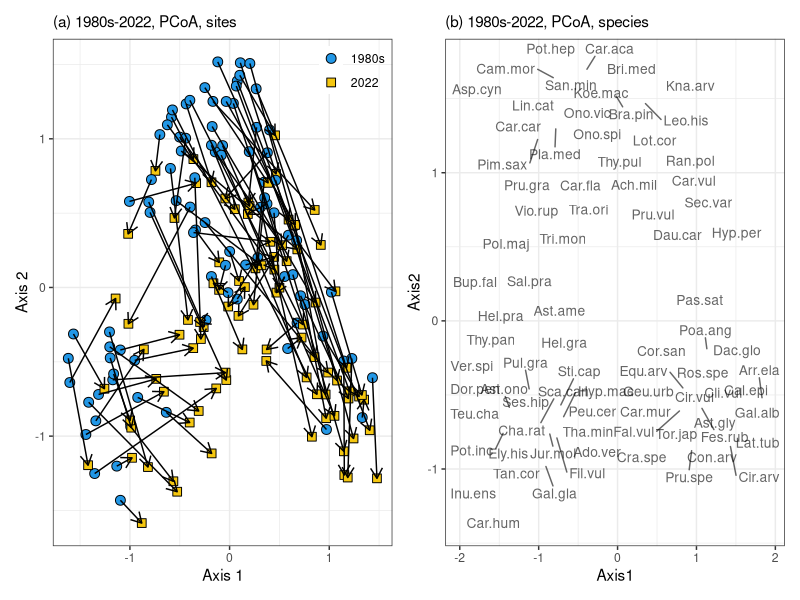

Write R code to recreate this figure. (Note: a time limit stopped this script after it produced the figure.)
#' Supplementary code to the article:
#' Klinkovska K, Sperandii MG, Trávníček B, Chytrý M (2023). 
#' Significant decline in habitat specialists in semi-dry grasslands over four decades. 
#' Biodiversity and Conservation.
#' 
#' author Klara Klinkovska, klinkovska.klara@gmail.com
#' R version 4.3.0

library(patchwork) # version 1.1.2
library(vegan) # version 2.6-4
library(ggrepel) # version 0.9.3
library(corrplot) # version 0.92
library(tidyverse) # version 2.0.0
#' dplyr v. 1.1.2
#' ggplot2 v. 3.4.2
#' readr v. 2.1.4
#' stringr v. 1.5.0
#' tibble v. 3.2.1

# species data + square-root transformation
spe <- read_csv("data/Klinkovska_et_al_basiphilous_grasslands_S_Moravia_species.csv") %>% 
  select(-Releve_number) %>% 
  sqrt()

# species characteristics
spe.traits <- read_csv("data/Klinkovska_et_al_basiphilous_grasslands_S_Moravia_species_data.csv") %>% 
  mutate(across(c(starts_with("Ellenberg"), starts_with("dist")), ~as.numeric(.)))

# header data 
head <- read_csv("data/Klinkovska_et_al_basiphilous_grasslands_S_Moravia_head.csv")  

# unconstrained ordination ------------------------------------------------

pcoa <- capscale(spe ~ 1, distance = "bray", sqrt.dist = T)

head.ord <- bind_cols(head, as_tibble(scores(pcoa)$sites))

# ordination plot -----------------------------------------------------------

plot1 <- head.ord %>%
  ggplot(aes(MDS1, MDS2)) +
  geom_point(aes(fill = as.factor(Rs_observ),
                 shape = as.factor(Rs_observ)),
             size = 3) +
  scale_shape_manual(values = 21:22, 
                     labels=c("1980s", "2022")) +
  scale_fill_manual(values = c(4, 7), labels=c("1980s", "2022"))+
  theme_bw() +
  theme(legend.position = c(1,1),
        legend.justification = c(1,1), 
        legend.title = element_blank(), 
        legend.background = element_blank(), 
        plot.title = element_text(size = 11))+
  geom_path(aes(MDS1, MDS2, group=Rs_plot), arrow = arrow(length=unit(0.3, "cm"))) +
  ggtitle("(a) 1980s-2022, PCoA, sites")+
  labs(x="Axis 1", y="Axis 2")

# ordinations with species unconstrained ----------------------------------

# scores for species
spe.fit.pcoa <- envfit(pcoa, spe[colSums(spe!=0)>5]) 

spe.pcoa <- scores(spe.fit.pcoa, "vectors") %>%
  as_tibble(rownames = "species") %>% 
  mutate(MDS1=MDS1*3, 
         MDS2=MDS2*3,
         p = spe.fit.pcoa$vectors$pvals, 
         r = spe.fit.pcoa$vectors$r, 
         short_name = str_c(str_split_i(species, "\\s", 1) %>% str_sub(., 1, 3), 
                            str_split_i(species, "\\s", 2) %>% str_sub(., 1, 3), sep = "."))

# ordination plot with
plot1.spe <- spe.pcoa %>% 
  filter(p < 0.05) %>% 
  slice_max(r, n = 80) %>% 
  ggplot(aes(MDS1, MDS2)) + 
  geom_text_repel(aes(label = short_name), max.overlaps = Inf,
                  alpha = 0.6, cex = 3.5)+
  theme_bw()+
  theme(plot.title = element_text(size=11))+
  ggtitle("(b) 1980s-2022, PCoA, species")+
  labs(x="Axis1", y="Axis2")

# bind together ordination plots for sites and species
plot1 + plot1.spe
ggsave("plots/Fig_3_ordination.png", width = 10, height = 5)

# constrained ordination --------------------------------------------------

dord <- capscale(spe ~ head$Rs_observ+Condition(head$Rs_plot), distance = "bray", sqrt.dist = T)

# significance test
anova(dord, permutations=how(blocks=as.factor(head$Rs_plot), nperm=999))

# significantly increasing and decreasing species
dord.spe <- envfit(dord, spe, choices = 1, 
                    permutations = how(blocks=as.factor(head$Rs_plot), nperm=999), display="lc")

sig.spe <- as_tibble(dord.spe$vectors$arrows, rownames = "species") %>% 
  bind_cols(p = dord.spe$vectors$pvals, r = dord.spe$vectors$r)  %>%  
  filter(p < 0.05) %>% 
  arrange(CAP1, p)

# correlation of species scores with their Ellenberg-type indicator values
spe.score <- as.data.frame(scores(dord, display = "species"))

# difference through time
cor.test(spe.score$CAP1, as.numeric(spe.traits$Ellenberg_Light), method = "spearman")
cor.test(spe.score$CAP1, as.numeric(spe.traits$Ellenberg_Temperature), method = "spearman")
cor.test(spe.score$CAP1, as.numeric(spe.traits$Ellenberg_Moisture), method = "spearman")
cor.test(spe.score$CAP1, as.numeric(spe.traits$Ellenberg_Soil_Reaction), method = "spearman")
cor.test(spe.score$CAP1, as.numeric(spe.traits$Ellenberg_Nutrients), method = "spearman")
cor.test(spe.score$CAP1, as.numeric(spe.traits$dist_freq), method = "spearman")
cor.test(spe.score$CAP1, as.numeric(spe.traits$dist_sev), method = "spearman")

# testing differences between protected and non-protected -----------------

# constrained ordination
dord.prot <- capscale(spe ~ head$protected*head$Rs_observ + Condition(head$protected+head$Rs_observ), 
                  distance = "bray", sqrt.dist = T)

# significance test
anova(dord.prot, permutations=how(plots=Plots(as.factor(head$Rs_plot), type="free"), 
                              within=Within("none"), nperm=999))

# correlations of species scores with their indicator values
spe.score <- as.data.frame(scores(dord.prot, display = "species"))

cor.test(spe.score$CAP1, as.numeric(spe.traits$Ellenberg_Light), method = "spearman")
cor.test(spe.score$CAP1, as.numeric(spe.traits$Ellenberg_Temperature), method = "spearman")
cor.test(spe.score$CAP1, as.numeric(spe.traits$Ellenberg_Moisture), method = "spearman")
cor.test(spe.score$CAP1, as.numeric(spe.traits$Ellenberg_Soil_Reaction), method = "spearman")
cor.test(spe.score$CAP1, as.numeric(spe.traits$Ellenberg_Nutrients), method = "spearman")
cor.test(spe.score$CAP1, as.numeric(spe.traits$dist_freq), method = "spearman")
cor.test(spe.score$CAP1, as.numeric(spe.traits$dist_sev), method = "spearman")

# correlations between EIVs -------------------------------------------------
corr <- cor(spe.traits %>% select(starts_with("Ellenberg"), starts_with("dist")), 
              method = "spearman", use = "pairwise.complete.obs")

rownames(corr) <- c("Light", "Temperature", "Moisture", "Soil Reaction", 
                    "Nutrients", "Disturbance frequency", "Disturbance severity")

colnames(corr) <- c("Light", "Temperature", "Moisture", "Soil Reaction", 
                    "Nutrients", "Disturbance frequency", "Disturbance severity")

corrplot(corr, method = "color", type = "upper", addCoef.col = "black", diag = F, 
         tl.col = "black", tl.srt = 45)

png(filename="plots/Appendix_S5_corrplot.png", width=8.5, height=6, units="cm", res=1024)
corrplot(corr, method = "color", type = "upper", addCoef.col = "black", diag = F, 
         tl.col = "black", tl.srt = 45, tl.cex = 0.5, cl.cex = 0.5, number.cex = 0.5)

dev.off()
